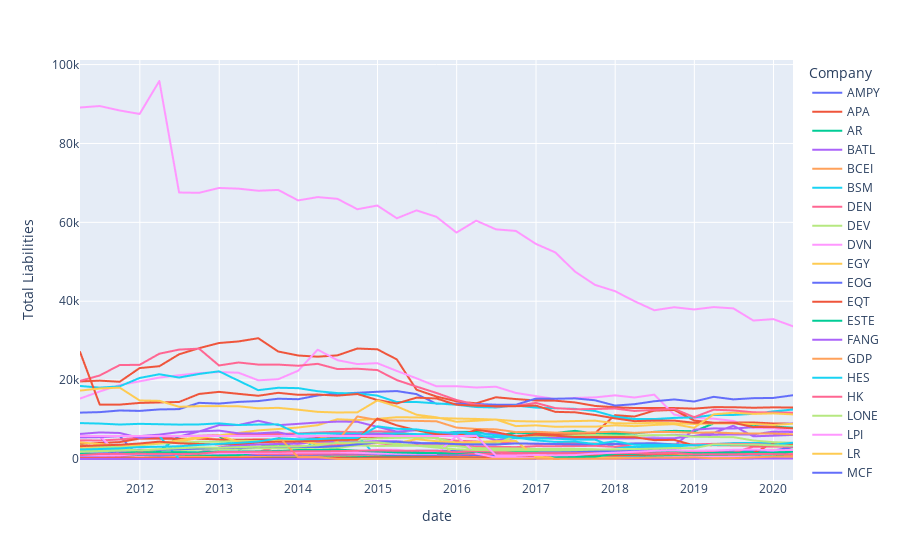

Notebook source saved alongside this figure:
### Code cell
fig = px.line(df_train, x=df_train.index, y="Total Liabilities",color= 'Company')
fig.show()
